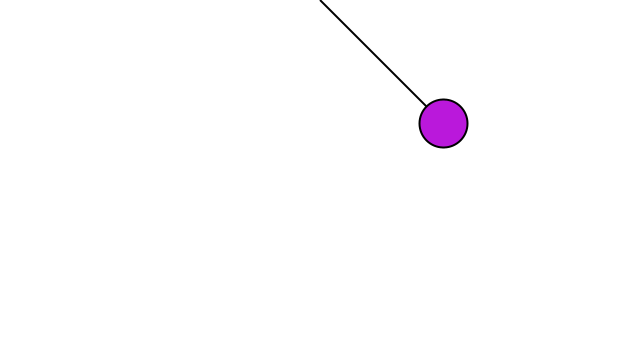
Frame 1 (no input)
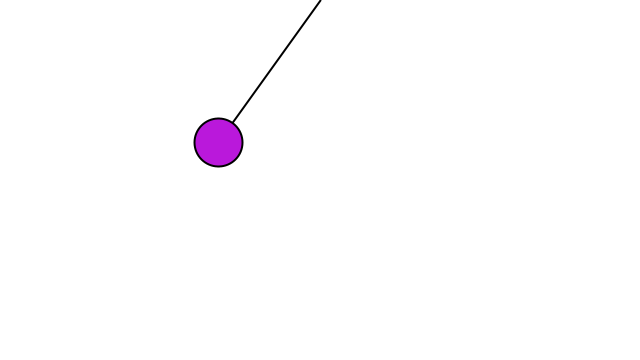
Frame 60 (the mouse pressed at the canvas centre just before this capture)
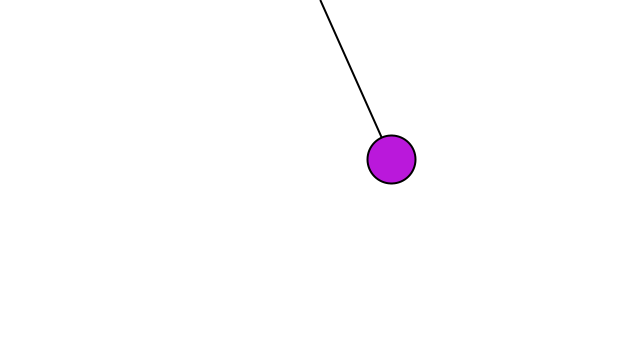
Frame 120 (the mouse held since frame 60 and released just before this capture)

The Processing sketch that drew these frames (run headless with seeded random() and noise(); from frame 60 on, the mouse is pressed at the canvas centre):

// Processing sketch: sketch_241105b
// ── sketch_241105b.pde
// from video 3.4

class Pendulum  {

  PVector position;    
  PVector origin;
  float r;
  float angle;
  float aVelocity;
  float aAcceleration;
  float damping;

  Pendulum(PVector origin_, float r_) {
    origin = origin_.get();
    position = new PVector();
    r = r_;
    angle = PI/4;

    aVelocity = 0.0;
    aAcceleration = 0.0;
    damping = 0.995;
  }

  void go() {
    update();
    display();
  }

  void update() {
    float gravity = 0.4;
    aAcceleration = (-1 * gravity / r) * sin(angle);
    aVelocity += aAcceleration;
    aVelocity *= damping;
    angle += aVelocity;
  }

  void display() {
    position.set(r*sin(angle), r*cos(angle), 0);
    position.add(origin);

    stroke(0);
    strokeWeight(2);
    line(origin.x, origin.y, position.x, position.y);
    ellipseMode(CENTER);
    fill(#BA18DB);
    ellipse(position.x, position.y, 48, 48);
  }

}

Pendulum p;

void setup() {
  size(640,360);
  p = new Pendulum(new PVector(width/2,0),175);

}

void draw() {
  background(255);
  p.go();
}
